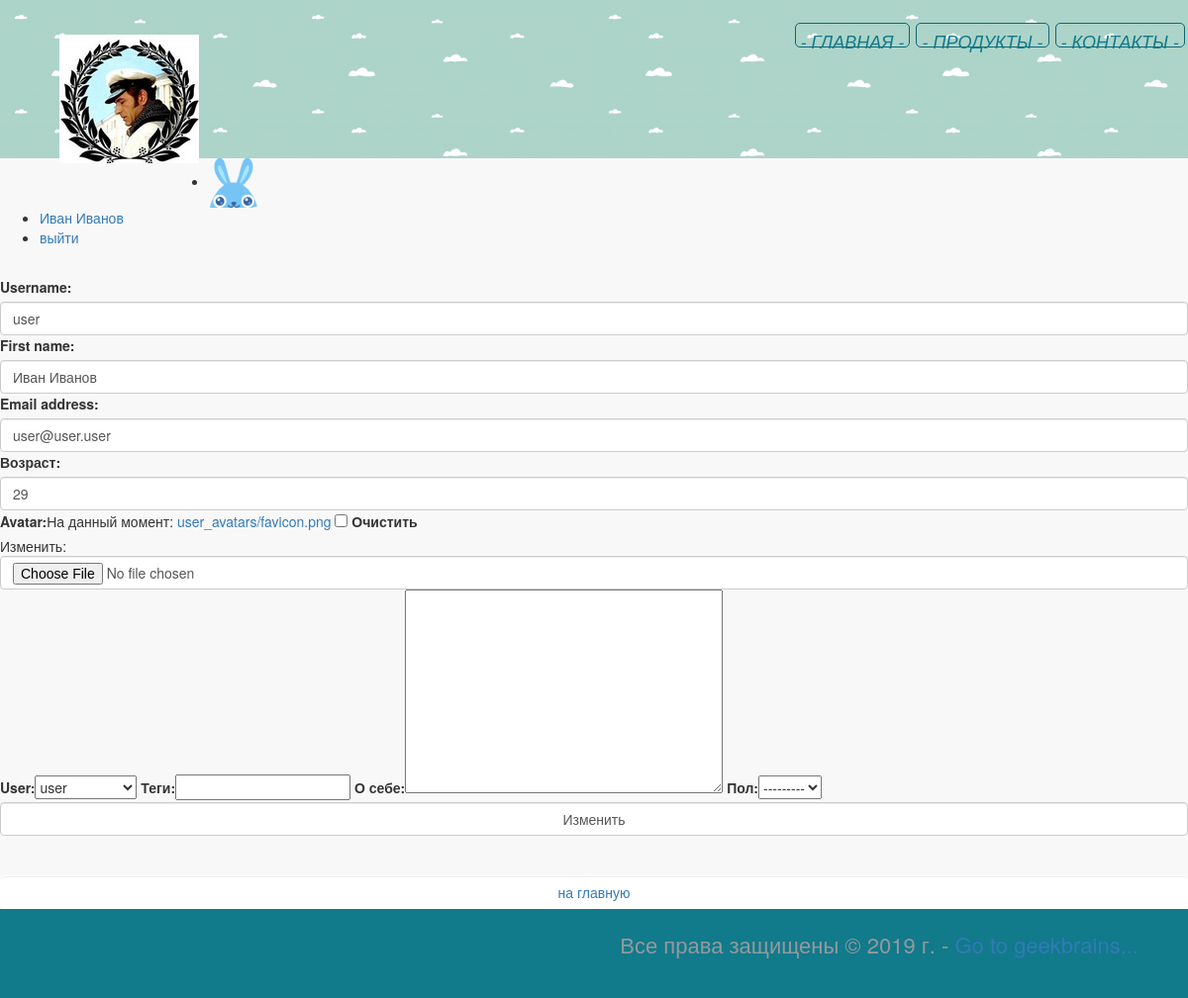
The page /edit/ (signed in) on the database its author committed.
### authapp/models.py (models this page shows, shortened)
class ShopUser(AbstractUser):
    class Meta:
        verbose_name = 'Пользователь'
        verbose_name_plural = 'Пользователи'
    avatar = models.ImageField(upload_to='user_avatars', blank=True)
    age = models.PositiveIntegerField(verbose_name='Возраст', default=18)
    activation_key = models.CharField(max_length=128, blank=True)
    activation_key_expires = models.DateTimeField(default=get_exp())
    def __str__(self):
        return self.username

### authapp/views.py (the view)
# urls.py: path('edit/', authapp_view.edit, name='edit'),
def edit(request):
    title = 'редактирование'
    if request.method == 'POST':
        edit_form = ShopUserEditForm(request.POST, request.FILES, instance=request.user)
        profile_form = ShopUserProfileEditForm(request.POST, instance=request.user.shopuserprofile)
        if edit_form.is_valid() and profile_form.is_valid():
            edit_form.save()
            profile_form.save()
            return HttpResponseRedirect(reverse('auth:edit'))
    else:
        edit_form = ShopUserEditForm(instance=request.user)
        profile_form = ShopUserProfileEditForm(instance=request.user.shopuserprofile)
        content = {'title': title, 'edit_form': edit_form, 'profile_form': profile_form}
        return render(request, 'authapp/edit.html', content)

### authapp/forms.py (shortened to what this page needs)
class ShopUserEditForm (UserChangeForm):
    class Meta:
        model = ShopUser
        fields = ('username', 'first_name', 'email', 'age', 'avatar', 'password')
    def __init__ (self, *args, **kwargs):
        super().__init__(*args, **kwargs)
        for field_name, field in self.fields.items():
            field.widget.attrs['class'] = 'form-control'
            field.help_text = ''
            if field_name == 'password':
                field.widget = HiddenInput()

class ShopUserProfileEditForm(ModelForm):
    class Meta:
        model = ShopUserProfile
        fields = '__all__'

### authapp/templates/authapp/edit.html (shortened to what this page needs)
{% extends 'mainapp/base.html' %}
{% load static %}
{% block extrahead %}
    <link rel = "stylesheet" type = "text/css" href = "{% static 'css/bootstrap.min.css' %}">
    <link rel = "stylesheet" type = "text/css" href = "{% static 'css/style.css' %}">
{% endblock %}
{% block content %}
    <br>
    <form class = "form-horizontal" method="POST" enctype = "multipart/form-data" action="{% url 'auth:edit' %}">
        {{ edit_form.as_table }}
        {{ profile_form.as_table }}
    <br>
    <input class="form-control" type="submit" value="Изменить">
    <br>
    </form>
    <br>
    <button class = "btn btn-round form-control last">
        <a href = "{% url 'mainapp:main' %}" class = "">
            на главную
        </a>
    </button>
{% endblock %}

### mainapp/templates/mainapp/base.html (shortened to what this page needs)
<!DOCTYPE html>
{% load static %}
<html lang="en">
<head>
    <link rel="stylesheet" href="{% static 'css/style.css'%}">
    {% block extrahead %}
    {% endblock %}
</head>
<body>
    {% block header %}
        <div class="header">
            <img class="logo" src="{% static 'img/logo.jpg'%}" alt="Logo">
            {% include 'mainapp/includes/inc_menu.html' %}
        </div>
        <ul>
            {% if user.is_authenticated %}
                <li>
                    <div class = "user_avatar"><img width=50px height="50px" src="/media/{{ user.avatar }}" alt="Аватарка"></div>
                </li>
                <li>
                    <a class="userBage" href = "{% url 'auth:edit' %}" >
                        {{ user.first_name|default:'Пользователь' }}
                    </a>
                </li>
            {% endif %}
                <li>
                    {% if user.is_authenticated %}
                        <a class="userBage" href = "{% url 'auth:logout' %}" >выйти</a>
                    {% else %}
                        <a class="userBage" href = "{% url 'auth:login' %}" >войти/зарегистрироваться</a>
                    {% endif %}
                </li>
        </ul>
    {% endblock %}
    {% block content %}{% endblock %}
    {% block footer %}
        <div class="footer">
            <p>
                Все права защищены &copy;&nbsp;2019 г. - <a href="https://geekbrains.ru" target="_blank">Go to geekbrains...</a>
            </p>
        </div>
    {% endblock %}
</body>
</html>

### static/css/style.css (style rules this page uses)
body { background-color: #f8f8f8; }
.logo { float: left; margin: 15px 10px; border: none; outline: none; }
.header { height: 160px; padding-top: 20px; padding-bottom: 20px; padding-left: 50px; background-image: url("/static/img/header_back.png"); }
.footer { height: 90px; background-color: #117a8b; padding-top: 20px; padding-right: 50px; text-align: right; }
.footer > p { color: #95999c; font-size: 22px; }

### rows shown on the page
ShopUser: avatar (picture), first_name "Иван Иванов", username "user", email "user@user.user", age "29"
